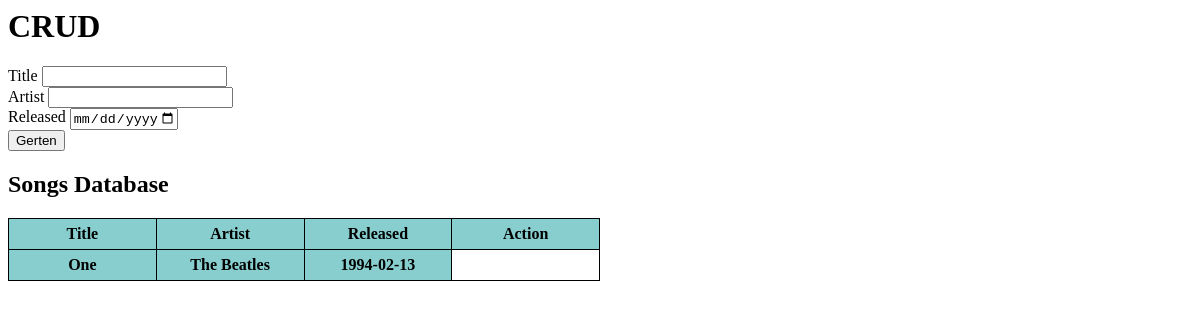
Before: / with the older database file.
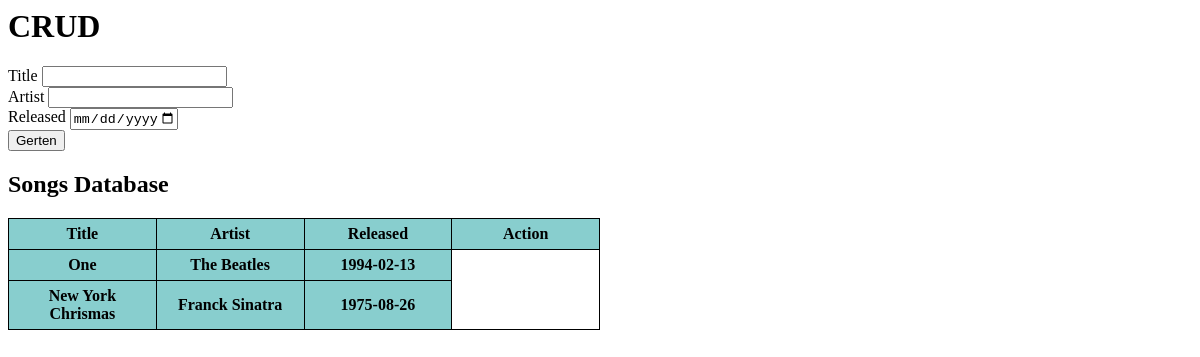
After: the same page with the newer database file.
### models.py (models this page shows, shortened)
class Albums(DB.Model):
    id = DB.Column(DB.Integer, primary_key = True, autoincrement=True)
    title = DB.Column(DB.String(30), nullable = False)
    artist = DB.Column(DB.String(30), nullable = False)
    released = DB.Column(DB.Date, nullable = False)

### app.py (the view)
@app.route('/')
def home():
    c = sqlite3.connect('database.db')
    cur = c.cursor()
    cur.execute("SELECT * from Albums")
    return render_template('home.html', test = cur.fetchall())

### templates/home.html (shortened to what this page needs)
<h1>CRUD</h1>
<form action="edit" method="get">
        <lable for="title">Title</lable>
        <input type="text" name="title" value="" required> <br>
        <lable for="artist">Artist</lable>
        <input type="text" name="artist" value="" required> <br>
        <label for="released">Released</label>
        <input type="date" name="released" value="" min="1900-01-01" max="2025-01-01" required> <br>
        <input type="submit" value="Gerten">
</form>
<html>
<body>
<h2>Songs Database</h2>
<table style="width:50%">
  <tr>
    <th>Title</th>
    <th>Artist</th>
    <th>Released</th>
    <th>Action</th>
  </tr>
  <tr>
    {% for row in test %}
  <tr>
    <th> {{ row[1] }}</th>
    <th> {{ row[2] }}</th>
    <th> {{ row[3] }}</th>
  </tr>
    {% endfor %}
</table>
</body>
</html>

### templates/home.html (style rules this page uses)
table, th, td { border: 1px solid black; border-collapse: collapse; width: 100%; table-layout:fixed; padding: 6px; }
th { background-color: #88cece; }

Changed rows visible on the page:
added Albums: title "New York Chrismas", artist "Franck Sinatra", released "1975-08-26"
